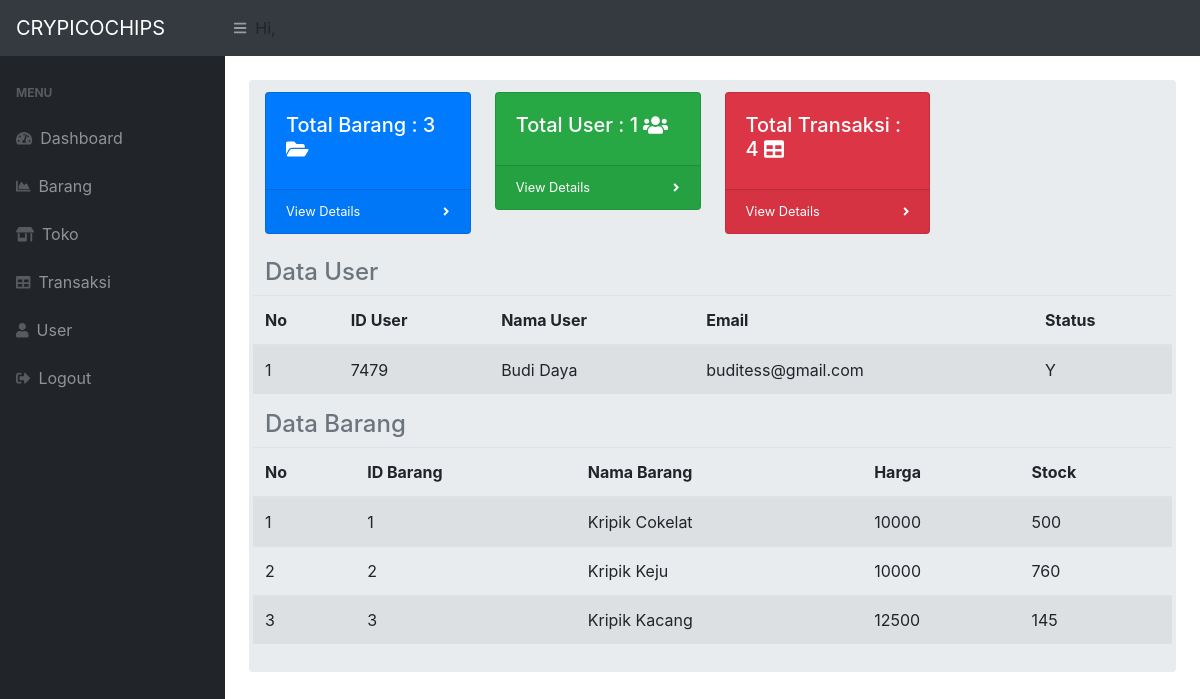
Page /admin/index.php (signed in) on the committed database.
### tables this page shows
CREATE TABLE `tb_user` (
  `id_user` int(11) NOT NULL,
  `nama_user` varchar(30) NOT NULL,
  `username_user` varchar(30) NOT NULL,
  `pwd_user` text NOT NULL,
  `point_user` int(11) NOT NULL,
  `email_user` varchar(50) NOT NULL,
  `tlp_user` varchar(30) NOT NULL,
  `id_alamat_user` int(11) NOT NULL,
  `id_rekening_user` int(11) NOT NULL,
  `status_user` enum('Y','N') NOT NULL,
  `catatan_user` varchar(250) NOT NULL
);

CREATE TABLE `tb_barang` (
  `id_barang` int(11) NOT NULL,
  `nama_barang` varchar(30) NOT NULL,
  `id_kategori_barang` int(11) NOT NULL,
  `diskripsi_barang` text NOT NULL,
  `berat_barang` float NOT NULL,
  `harga_barang` double NOT NULL,
  `stok_barang` int(11) NOT NULL
);

### admin/home.php (the view)
<?php
    include 'config.php';
?>
<div class="row">
 <div class="col-xl-3 col-md-6">
   <div class="card bg-primary text-white mb-4">
   <?php $totalbarang = mysqli_query($config, "select * from tb_barang");
         $totalbarang2 = mysqli_num_rows($totalbarang);
   ?>
     <h5><div class="card-body">Total Barang : <?php echo $totalbarang2;?> <span class="fas fa-folder-open"></span></div></h5>
        <div class="card-footer d-flex align-items-center justify-content-between">
          <a class="small text-white stretched-link" href=".?page=barang">View Details</a>
           <div class="small text-white"><i class="fas fa-angle-right"></i></div>
           </div>
          </div>
         </div>
  <div class="col-xl-3 col-md-6">
    <div class="card bg-success text-white mb-4">
    <?php $totaluser = mysqli_query($config, "select * from tb_user");
         $totaluser2 = mysqli_num_rows($totaluser);
    ?>
      <h5><div class="card-body">Total User : <?php echo $totaluser2; ?> <span class="fas fa-users"></span></div></h5>
        <div class="card-footer d-flex align-items-center justify-content-between">
          <a class="small text-white stretched-link" href=".?page=user">View Details</a>
            <div class="small text-white"><i class="fas fa-angle-right"></i></div>
             </div>
            </div>
           </div>
 <div class="col-xl-3 col-md-6">
  <div class="card bg-danger text-white mb-4">
  <?php $totaltransaksi = mysqli_query($config, "select * from tb_checkout");
        $totaltransaksi2 = mysqli_num_rows($totaltransaksi);
    ?>
    <h5><div class="card-body">Total Transaksi : <?php echo $totaltransaksi2; ?> <span class="fas fa-table"></span></div></h5>
      <div class="card-footer d-flex align-items-center justify-content-between">
        <a class="small text-white stretched-link" href=".?page=transaksi">View Details</a>
          <div class="small text-white"><i class="fas fa-angle-right"></i></div>
          </div>
         </div>
        </div>
<div class="col-sm-12">
    <h4><li class="breadcrumb-item active">Data User</li></h4>
</div>
<div class="table-responsive">
<table class="table table-striped">
    <thead>
    <tr>
        <th>No</th>
        <th>ID User</th>
        <th>Nama User</th>
        <th>Email</th>
        <th>Status</th>
    </tr>
    </thead>
    <?php
        $no = 1;
        $quser = mysqli_query($config,"select * from tb_user limit 5");
        while($quser2 = mysqli_fetch_array($quser)){
    ?>
    <tr>
        <td><?php echo $no++; ?></td>
        <td><?php echo $quser2['id_user']; ?></td>
        <td><?php echo $quser2['nama_user']; ?></td>
        <td><?php echo $quser2['email_user']; ?></td>
        <td><?php echo $quser2['status_user']; ?></td>
    </tr>
        <?php  } ?>
</table>
</div>
<div class="col-sm-12">
    <h4><li class="breadcrumb-item active">Data Barang</li></h4>
</div>
<div class="table-responsive">
<table class="table table-striped">
    <thead>
    <tr>
        <th>No</th>
        <th>ID Barang</th>
        <th>Nama Barang</th>
        <th>Harga</th>
        <th>Stock</th>
    </tr>
    </thead>
    <?php
        $no = 1;
        $qbarang = mysqli_query($config,"select * from tb_barang limit 5");
        while($qbarang2 = mysqli_fetch_array($qbarang)){
    ?>
    <tr>
        <td><?php echo $no++; ?></td>
        <td><?php echo $qbarang2['id_barang']; ?></td>
        <td><?php echo $qbarang2['nama_barang']; ?></td>
        <td><?php echo $qbarang2['harga_barang']; ?></td>
        <td><?php echo $qbarang2['stok_barang']; ?></td>
    </tr>
        <?php  } ?>
</table>
</div>

### rows in the picture
tb_user: id_user "7479", nama_user "Budi Daya", email_user "buditess@gmail.com", status_user "Y"
tb_barang: id_barang "1", nama_barang "Kripik Cokelat", harga_barang "10000", stok_barang "500"
tb_barang: id_barang "2", nama_barang "Kripik Keju", harga_barang "10000", stok_barang "760"
tb_barang: id_barang "3", nama_barang "Kripik Kacang", harga_barang "12500", stok_barang "145"

### other values in the picture
$totalbarang2 "3"
$totaluser2 "1"
$totaltransaksi2 "4"
